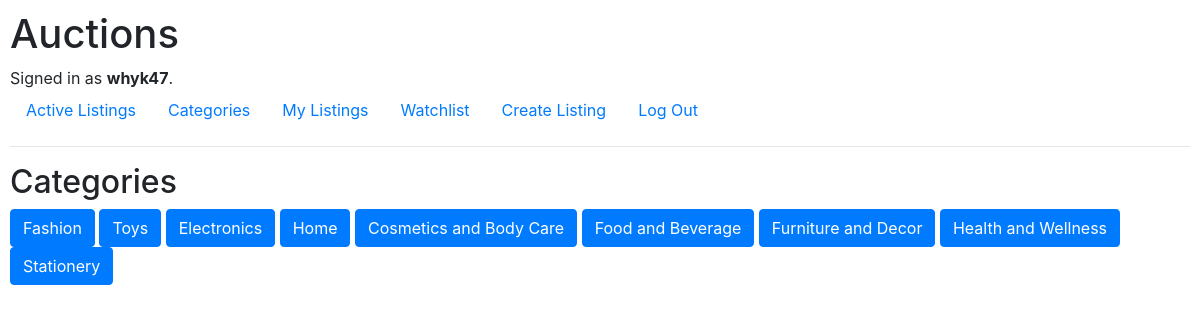
The page /categories (signed in) on the database its author committed.
### auctions/models.py (models this page shows, shortened)
class User(AbstractUser):
    pass

class Category(models.Model):
    category = models.CharField(max_length=64)

### auctions/views.py (the view)
# urls.py: path("categories", views.categories, name="categories"),
def categories(request):
    if request.method == "POST":
        category = Category.objects.get(category=request.POST["category"])
        return render(request, "auctions/index.html", {
        "listings": category.listings.filter(is_active=True),
        "page": category.category
        })
    return render(request, "auctions/categories.html", {
        "categories": Category.objects.all()
    })

### auctions/templates/auctions/categories.html (shortened to what this page needs)
{% extends "auctions/layout.html" %}
{% block body %}
    <h2>Categories</h2>
    <form action="{% url 'auctions:categories' %}" method="post">
        {% for category in categories %}
            <button name="category" value="{{ category.category }}" type="submit" class="btn btn-primary">{{ category.category }}</button>
        {% endfor %}
    </form>
{% endblock %}

### auctions/templates/auctions/layout.html (shortened to what this page needs)
{% load static %}
<!DOCTYPE html>
<html lang="en">
    <head>
        <link rel="stylesheet" href="https://stackpath.bootstrapcdn.com/bootstrap/4.4.1/css/bootstrap.min.css">
        <link href="{% static 'auctions/styles.css' %}" rel="stylesheet">
    </head>
    <body>
        <h1>Auctions</h1>
        <div>
            {% if user.is_authenticated %}
                Signed in as <strong>{{ user.username }}</strong>.
            {% else %}
                Not signed in.
            {% endif %}
        </div>
        <ul class="nav">
            <li class="nav-item">
                <a class="nav-link" href="{% url 'auctions:index' %}">Active Listings</a>
            </li>
            <li class="nav-item">
                <a class="nav-link" href="{% url 'auctions:categories' %}">Categories</a>
            </li>
            {% if user.is_authenticated %}
                <li class="nav-item">
                    <a class="nav-link" href="{% url 'auctions:my_listings' %}">My Listings</a>
                </li>
                <li class="nav-item">
                    <a class="nav-link" href="{% url 'auctions:watchlist' %}">Watchlist</a>
                </li>
                <li class="nav-item">
                    <a class="nav-link" href="{% url 'auctions:create' %}">Create Listing</a>
                </li>
                <li class="nav-item">
                    <a class="nav-link" href="{% url 'auctions:logout' %}">Log Out</a>
                </li>
            {% endif %}
        </ul>
        <hr>
        {% block body %}
        {% endblock %}
    </body>
</html>

### auctions/static/auctions/styles.css (style rules this page uses)
body { padding: 10px; }

### rows shown on the page
User: username "whyk47"
Category: category "Fashion"
Category: category "Toys"
Category: category "Electronics"
Category: category "Home"
Category: category "Cosmetics and Body Care"
Category: category "Food and Beverage"
Category: category "Furniture and Decor"
Category: category "Health and Wellness"
Category: category "Stationery"
